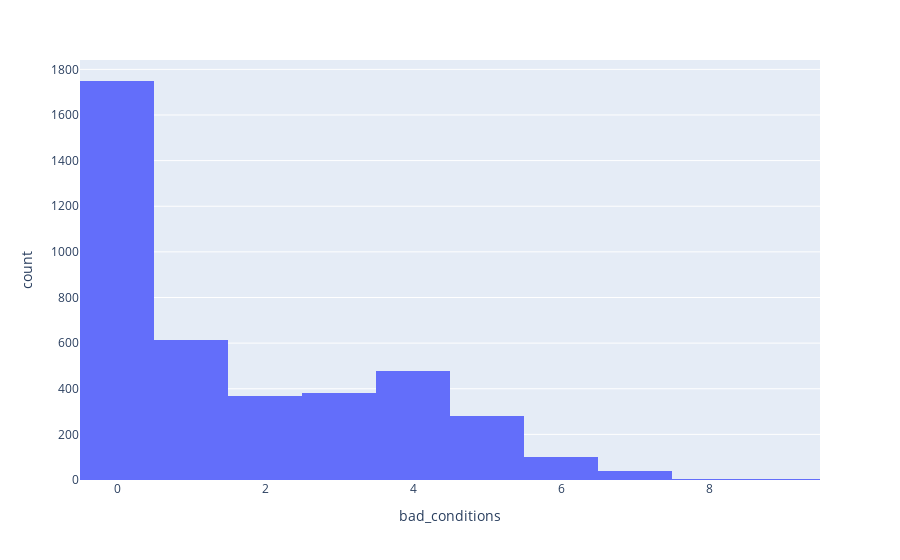

Notebook source saved alongside this figure:
### Markdown cell above
#### Make the same plot with plotly

### Code cell
fig_hist_2 = px.histogram(
    data_frame=weather, 
    x='bad_conditions')

fig_hist_2.show(renderer="jupyterlab")

### Figure 1 — Plotly figure (JSON) as saved in the notebook; plotly's stock layout.template omitted (floating-point values rounded to 4 significant figures; data arrays with more than 128 entries replaced by an {"elided": "..."} marker saying what was removed)
{"data": [{"alignmentgroup": "True", "bingroup": "x", "hovertemplate": "bad_conditions=%{x}<br>count=%{y}<extra></extra>", "legendgroup": "", "marker": {"color": "#636efa", "pattern": {"shape": ""}}, "name": "", "offsetgroup": "", "orientation": "v", "showlegend": false, "type": "histogram", "x": {"elided": "4017 int values"}, "xaxis": "x", "yaxis": "y"}], "layout": {"autosize": true, "barmode": "relative", "legend": {"tracegroupgap": 0}, "margin": {"t": 60}, "xaxis": {"anchor": "y", "autorange": true, "domain": [0, 1], "range": [-0.5, 9.5], "title": {"text": "bad_conditions"}, "type": "linear"}, "yaxis": {"anchor": "x", "autorange": true, "domain": [0, 1], "range": [0, 1841.0], "title": {"text": "count"}}}}
